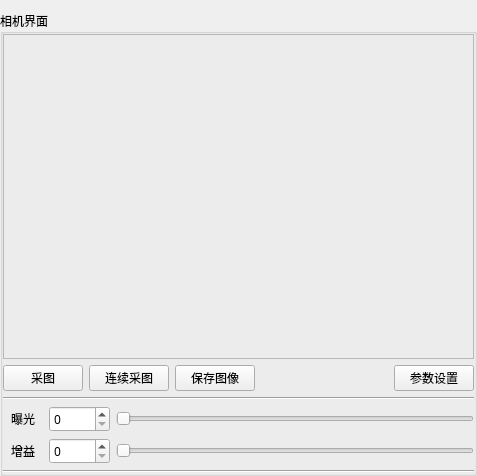
<?xml version="1.0" encoding="UTF-8"?>
<ui version="4.0">
 <class>WCamerWidget</class>
 <widget class="QWidget" name="WCamerWidget">
  <property name="geometry">
   <rect>
    <x>0</x>
    <y>0</y>
    <width>477</width>
    <height>476</height>
   </rect>
  </property>
  <property name="windowTitle">
   <string>Form</string>
  </property>
  <layout class="QVBoxLayout" name="verticalLayout_2">
   <property name="leftMargin">
    <number>0</number>
   </property>
   <property name="rightMargin">
    <number>0</number>
   </property>
   <property name="bottomMargin">
    <number>0</number>
   </property>
   <item>
    <widget class="QGroupBox" name="grpbx_Cam">
     <property name="font">
      <font>
       <family>微软雅黑</family>
      </font>
     </property>
     <property name="title">
      <string>相机界面</string>
     </property>
     <property name="flat">
      <bool>true</bool>
     </property>
     <layout class="QVBoxLayout" name="verticalLayout">
      <property name="leftMargin">
       <number>0</number>
      </property>
      <property name="topMargin">
       <number>0</number>
      </property>
      <property name="rightMargin">
       <number>0</number>
      </property>
      <property name="bottomMargin">
       <number>0</number>
      </property>
      <item>
       <widget class="QFrame" name="frame">
        <property name="sizePolicy">
         <sizepolicy hsizetype="Preferred" vsizetype="Expanding">
          <horstretch>0</horstretch>
          <verstretch>0</verstretch>
         </sizepolicy>
        </property>
        <property name="frameShape">
         <enum>QFrame::StyledPanel</enum>
        </property>
        <property name="frameShadow">
         <enum>QFrame::Raised</enum>
        </property>
        <layout class="QHBoxLayout" name="horizontalLayout_5">
         <property name="leftMargin">
          <number>0</number>
         </property>
         <property name="topMargin">
          <number>0</number>
         </property>
         <property name="rightMargin">
          <number>0</number>
         </property>
         <property name="bottomMargin">
          <number>0</number>
         </property>
         <item>
          <layout class="QHBoxLayout" name="hlay_Cam"/>
         </item>
        </layout>
       </widget>
      </item>
      <item>
       <layout class="QHBoxLayout" name="hlay_camoprt">
        <property name="bottomMargin">
         <number>0</number>
        </property>
        <item>
         <widget class="QPushButton" name="btn_single">
          <property name="text">
           <string>采图</string>
          </property>
         </widget>
        </item>
        <item>
         <widget class="QPushButton" name="btn_continue">
          <property name="text">
           <string>连续采图</string>
          </property>
         </widget>
        </item>
        <item>
         <widget class="QPushButton" name="btn_saveImg">
          <property name="text">
           <string>保存图像</string>
          </property>
         </widget>
        </item>
        <item>
         <spacer name="horizontalSpacer">
          <property name="orientation">
           <enum>Qt::Horizontal</enum>
          </property>
          <property name="sizeHint" stdset="0">
           <size>
            <width>40</width>
            <height>20</height>
           </size>
          </property>
         </spacer>
        </item>
        <item>
         <widget class="QPushButton" name="btn_pamset">
          <property name="text">
           <string>参数设置</string>
          </property>
         </widget>
        </item>
       </layout>
      </item>
      <item>
       <widget class="Line" name="line_2">
        <property name="orientation">
         <enum>Qt::Horizontal</enum>
        </property>
       </widget>
      </item>
      <item>
       <layout class="QHBoxLayout" name="horizontalLayout">
        <item>
         <widget class="QLabel" name="label_exp">
          <property name="minimumSize">
           <size>
            <width>40</width>
            <height>0</height>
           </size>
          </property>
          <property name="font">
           <font>
            <family>微软雅黑</family>
           </font>
          </property>
          <property name="text">
           <string>曝光</string>
          </property>
          <property name="alignment">
           <set>Qt::AlignCenter</set>
          </property>
         </widget>
        </item>
        <item>
         <widget class="QSpinBox" name="spin_exp">
          <property name="maximum">
           <number>99999</number>
          </property>
         </widget>
        </item>
        <item>
         <widget class="QSlider" name="hSlider_exp">
          <property name="styleSheet">
           <string notr="true">color: rgb(255, 170, 0);
selection-color: rgb(255, 255, 0);</string>
          </property>
          <property name="maximum">
           <number>99999</number>
          </property>
          <property name="orientation">
           <enum>Qt::Horizontal</enum>
          </property>
         </widget>
        </item>
       </layout>
      </item>
      <item>
       <layout class="QHBoxLayout" name="horizontalLayout_3">
        <item>
         <widget class="QLabel" name="label_gain">
          <property name="minimumSize">
           <size>
            <width>40</width>
            <height>0</height>
           </size>
          </property>
          <property name="font">
           <font>
            <family>微软雅黑</family>
           </font>
          </property>
          <property name="text">
           <string>增益</string>
          </property>
          <property name="alignment">
           <set>Qt::AlignCenter</set>
          </property>
         </widget>
        </item>
        <item>
         <widget class="QSpinBox" name="spin_gain">
          <property name="maximum">
           <number>99999</number>
          </property>
         </widget>
        </item>
        <item>
         <widget class="QSlider" name="hSlider_gain">
          <property name="styleSheet">
           <string notr="true">color: rgb(24, 217, 255);</string>
          </property>
          <property name="maximum">
           <number>99999</number>
          </property>
          <property name="orientation">
           <enum>Qt::Horizontal</enum>
          </property>
         </widget>
        </item>
       </layout>
      </item>
      <item>
       <widget class="Line" name="line">
        <property name="orientation">
         <enum>Qt::Horizontal</enum>
        </property>
       </widget>
      </item>
     </layout>
    </widget>
   </item>
  </layout>
 </widget>
 <resources/>
 <connections>
  <connection>
   <sender>hSlider_exp</sender>
   <signal>valueChanged(int)</signal>
   <receiver>spin_exp</receiver>
   <slot>setValue(int)</slot>
   <hints>
    <hint type="sourcelabel">
     <x>135</x>
     <y>428</y>
    </hint>
    <hint type="destinationlabel">
     <x>92</x>
     <y>419</y>
    </hint>
   </hints>
  </connection>
  <connection>
   <sender>spin_exp</sender>
   <signal>valueChanged(int)</signal>
   <receiver>hSlider_exp</receiver>
   <slot>setValue(int)</slot>
   <hints>
    <hint type="sourcelabel">
     <x>100</x>
     <y>428</y>
    </hint>
    <hint type="destinationlabel">
     <x>148</x>
     <y>428</y>
    </hint>
   </hints>
  </connection>
  <connection>
   <sender>hSlider_gain</sender>
   <signal>valueChanged(int)</signal>
   <receiver>spin_gain</receiver>
   <slot>setValue(int)</slot>
   <hints>
    <hint type="sourcelabel">
     <x>135</x>
     <y>452</y>
    </hint>
    <hint type="destinationlabel">
     <x>95</x>
     <y>453</y>
    </hint>
   </hints>
  </connection>
  <connection>
   <sender>spin_gain</sender>
   <signal>valueChanged(int)</signal>
   <receiver>hSlider_gain</receiver>
   <slot>setValue(int)</slot>
   <hints>
    <hint type="sourcelabel">
     <x>70</x>
     <y>453</y>
    </hint>
    <hint type="destinationlabel">
     <x>156</x>
     <y>457</y>
    </hint>
   </hints>
  </connection>
 </connections>
</ui>
